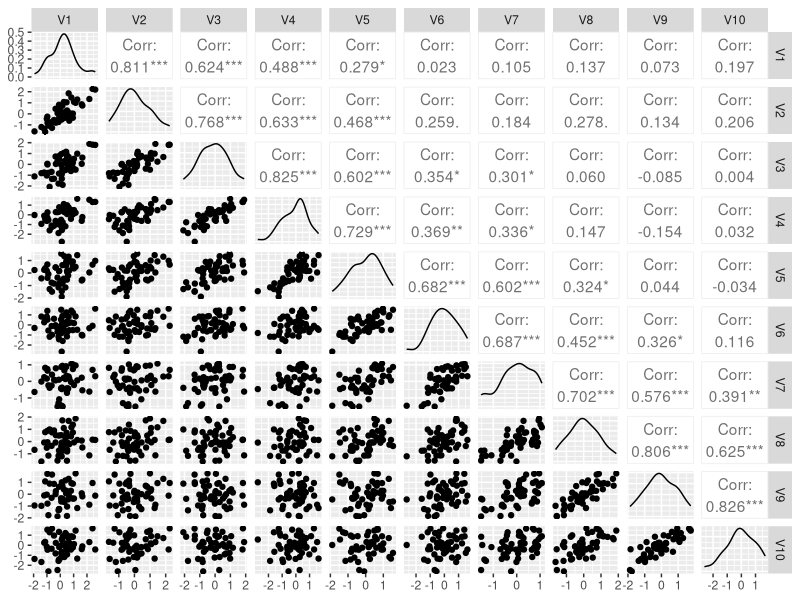
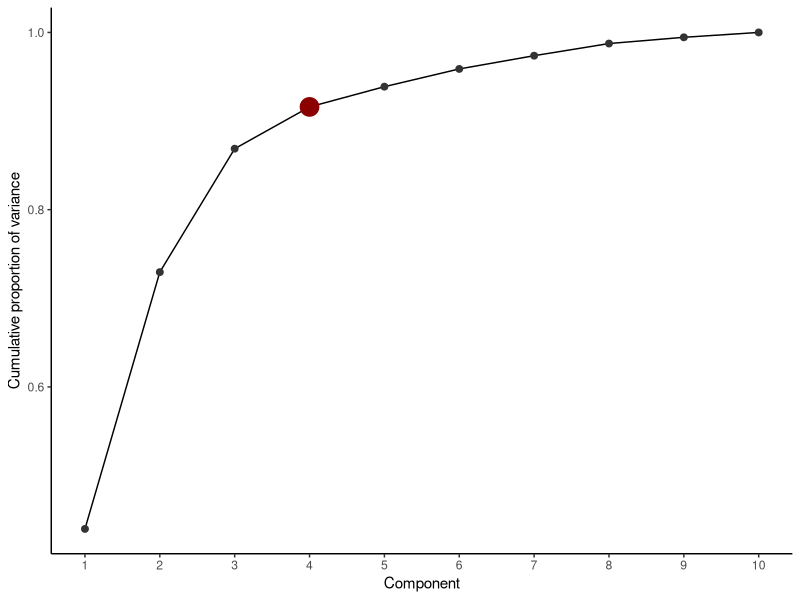

These charts were generated, in order, by the following R code: (Note: this script raises an error after producing the figures.)
## ---- chunk 1
knitr::opts_chunk$set(echo = TRUE)
## ---- chunk 2
library(Matrix)
library(irlba)
library(microbenchmark)
library(tidyverse)
library(GGally)
## ---- chunk 3
GetCov <- function(p, m, max.cov = .5, sparse = T) {
  # Generate a covariance matrix with limited off-diagonal elements.
  #
  # Args:
  #   p: dimensionality of the cov mat
  #   m: number non-zero elements in each direction off the diagonal
  #   max.cov: maximum covariance between variables
  #   sparse: whether to use sparse data structure (Matrix vs matrix)
  #
  # Returns:
  #   A matrix with nonzeros close to the diagonal and zeros everywhere else
  #   Each row will look like 
  #       0 0 0 0 0 .1 .2 ... .9 1 .9  ... .2 .1 0 0 0 0 0

  # generate a sequence of covariances from 0 to max.cov
  r <- seq(from = max.cov, to = 0, length.out = m + 1)
  # remove the last element (0)
  r <- r[-length(r)]
  
  # generate an empty covariance matrix 
  # (defined as a sparse matrix if specified)
  if (sparse) {
    mat <- Matrix(0, nrow = p, ncol = p, sparse = T)
  } else {
    mat <- matrix(0, nrow = p,ncol = p)
  }
  
  # fill in the lower diagonal of the covariance marix with covariance values
  for (i in 1:length(r)) {
    # identify the off-diagnoal matrix indices 
    index <- seq(from = i + 1, by = p + 1, length.out = p - i )
    # fill in all lower off-diagonal indices with current covariance value
    mat[index] <- r[i]
  }
  
  # fill in the upper off-diagonals of the matrix
  mat <- mat + t(mat)
  # fill in the diagonal with 1s
  diag(mat) <- 1
  return(mat)
}
## ---- chunk 4
# Model parameters.
p <- 10     # The dimension of each observation (number of variables).
m <- 4      # The number of off-diagonal covariance terms in each direction.
## ---- chunk 5
# Get the covariance matrix, set number of non zero off diagonals at 40
# First, use sparse matrices and check the size
cov_sparse <- GetCov(p, m, max.cov = 0.8, sparse = T)
cov_sparse
## ---- chunk 6
# Now use dense matrices and check the size
cov_dense <- GetCov(p, m, max.cov = 0.8, sparse = F)
cov_dense
## ---- chunk 7
# Measure the speed of cholesky deocmposition on each matrix type
microbenchmark(chol(cov_dense), unit = "ms")
microbenchmark(chol(cov_sparse), unit = "ms")
## ---- chunk 8
# perform Cholesky decomposition to obtain the lower triangular factor
L <- t(chol(cov_sparse))
## ---- chunk 9
# sample size of 10,000
n <- 100000
# calculate the simulated dataset
X <- L %*% matrix(rnorm(n * p), nrow = p, ncol = n)
X <- t(X)
# center and scale the dataset
X_scaled <- scale(X, center=TRUE, scale=TRUE)
## ---- chunk 10
round(cov(as.matrix(X)), 1)
cov_sparse
## ---- chunk 11
# take a sample of X
X_sample <- as.data.frame(X_scaled) %>%
  sample_n(50)
# plot a pairwise scatterplot matrix
GGally::ggpairs(X_sample)
## ---- chunk 12
# Calculate the PCA using various methods.
# Using the built-in method.
microbenchmark(
  prcomp <- prcomp(X_scaled, center=FALSE, scale=FALSE),
  times=1, unit="ms")

# Use eigen.
microbenchmark(
  eigen <- eigen(cov(X_scaled)),
  times=1, unit="ms")

# Use svd (singular value decomposition)
microbenchmark(
  svd <- svd(X_scaled / sqrt(nrow(X_scaled) - 1), nu=5, nv=5),
  times=1, unit="ms")

# Use the irlba library to calculate the first few elements of an SVD.
microbenchmark(
  irlba <- irlba(X_scaled / sqrt(nrow(X_scaled) - 1), nu = 5, nv = 5),
  times=1, unit="ms")
## ---- chunk 13
# Check the eigenvalues.
data.frame(eigen = eigen$values,
      prcomp = prcomp$sdev^2,
      svd = svd$d^2,
      irlba = irlba$d^2) %>%
  round(2)

# Check the first eigenvector.
data.frame(eigen = eigen$vectors[,1],
           prcomp = prcomp$rotation[,1],
           svd = svd$v[,1],
           irlba = irlba$v[,1]) %>% 
  round(2) %>% head
## ---- chunk 14
data.frame(eigenvalue = prcomp$sdev^2,
           component = 1:10) %>%
  mutate(elbow = (component == 4)) %>%
  mutate(cum_prop_var = cumsum(eigenvalue) / sum(eigenvalue)) %>%
  ggplot() + 
  geom_line(aes(x = component, y = cum_prop_var)) +
  geom_point(aes(x = component, y = cum_prop_var, col = elbow, size = elbow)) +
  theme_classic() +
  scale_x_continuous(breaks = 1:10) +
  scale_color_manual(values = c("grey20", "red4")) +
  theme(legend.position = "none") + 
  labs(x = "Component", y = "Cumulative proportion of variance")
  

## ---- chunk 15
# load in the heptathlon data
data("heptathlon", package = "HSAUR")
## ---- chunk 16
# Recode data so that the larger value is always "better"
heptathlon_trans <- heptathlon %>% 
  mutate(hurdles = max(hurdles) - hurdles,
         run200m = max(run200m) - run200m,
         run800m = max(run800m) - run800m) %>%
  # remove the score from our transformed dataset
  select(-score)
## ---- chunk 17
# Make a scatter plot matrix
ggpairs(heptathlon_trans)
## ---- chunk 18
# Calculate the PCs
heptathlon_cov <- cov(scale(heptathlon_trans))
heptathlon_eigen <- eigen(heptathlon_cov)
## ---- chunk 19
# calculate proportion of variance explained
data.frame(prop_var = cumsum(heptathlon_eigen$values) / sum(heptathlon_eigen$values),
           component = 1:ncol(heptathlon_trans)) %>%
  # plot a scree plot
  ggplot(aes(x = component, y = prop_var)) +
  geom_bar(stat = "identity") +
  geom_text(aes(x = component, y = prop_var - 0.05, 
                label = paste0(round(100 * prop_var), "%")),
            col = "white") +
  theme_classic() +
  ylab("Cumulative prop of variability explained") +
  xlab("Principal component") +
  scale_x_continuous(breaks = 1:7)
## ---- chunk 20
# rotate the data so that it lives in PC space
# this means that you multiply the data by the eigenvector (rotation) matrix
heptathlon_rotated <- as.matrix(scale(heptathlon_trans)) %*% heptathlon_eigen$vectors
# calculate the correlation between 
cor(heptathlon$score, heptathlon_rotated[, 1])
## ---- chunk 21
heptathlon_rotated <- as.data.frame(heptathlon_rotated)
colnames(heptathlon_rotated) <- paste0("PC", 1:7)
# add score and athlete to the data
heptathlon_rotated <- cbind(heptathlon_rotated,
                            score = heptathlon$score,
                            athlete = rownames(heptathlon))


ggplot(heptathlon_rotated) + 
  geom_point(aes(x = PC1, y = PC2, size = order(score)),
             col = "grey50") +
  ggrepel::geom_text_repel(aes(x = PC1, y = PC2, label = athlete), 
                           alpha = 0.7) +
  theme_classic() +
  scale_size_continuous(name = "judge ranking", 
                        breaks = c(5, 10, 15, 20, 25), 
                        labels = c("worst", "", "", "", "best"))
